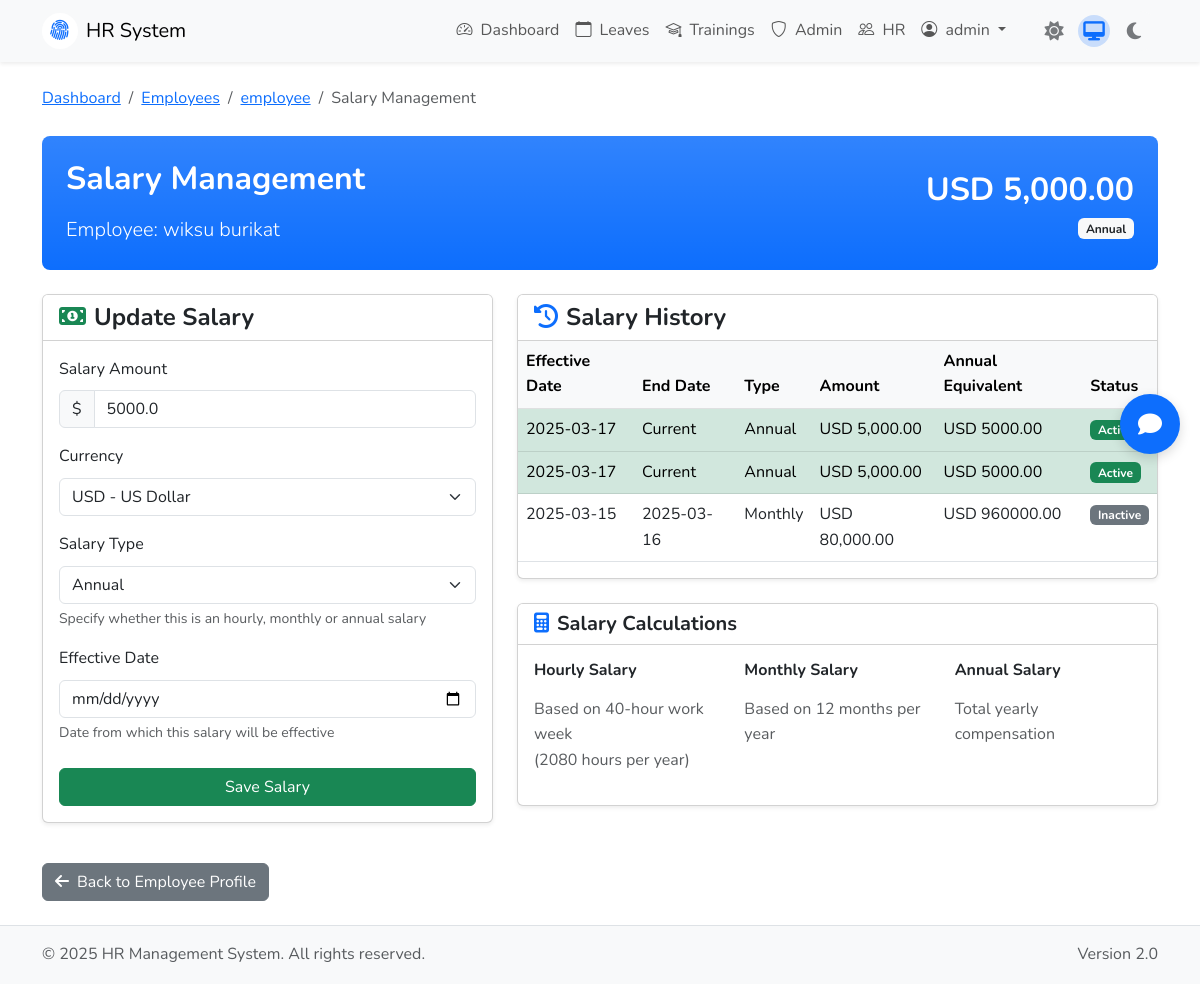
Page /employees/2/salary (signed in) on the committed database.
### models.py (models this page shows, shortened)
class User(UserMixin, db.Model):
    id = db.Column(db.Integer, primary_key=True)
    username = db.Column(db.String(80), unique=True, nullable=False)
    email = db.Column(db.String(120), unique=True, nullable=False)
    password_hash = db.Column(db.String(200), nullable=False)
    department = db.Column(db.String(100), nullable=False)
    role = db.Column(db.String(20), nullable=False, default='employee')  # 'employee', 'hr', 'admin'
    @property
    def has_complete_profile(self):
        return hasattr(self, 'profile') and self.profile is not None and \
               self.profile.first_name is not None and \
               self.profile.last_name is not None
    def get_display_name(self):
        if self.has_complete_profile:
            return self.profile.get_full_name()
        return self.username
    def is_admin(self):
        return self.role == 'admin'
    def is_hr(self):
        return self.role == 'hr'

class EmployeeProfile(db.Model):
    id = db.Column(db.Integer, primary_key=True)
    user_id = db.Column(db.Integer, db.ForeignKey('user.id'), nullable=False, unique=True)
    first_name = db.Column(db.String(50))
    last_name = db.Column(db.String(50))
    phone_number = db.Column(db.String(20))
    address = db.Column(db.String(200))
    city = db.Column(db.String(50))
    country = db.Column(db.String(50))
    bio = db.Column(db.Text)
    position = db.Column(db.String(100))
    hire_date = db.Column(db.Date)
    birth_date = db.Column(db.Date)
    cloudinary_folder = db.Column(db.String(50), default='hr_profile_pictures')  # Store folder name
    cloudinary_public_id = db.Column(db.String(255), default='default-profile')  # Store actual public_id without folder
    cloudinary_version = db.Column(db.String(20))  # Store version for cache busting
    created_at = db.Column(db.DateTime, default=datetime.utcnow)
    updated_at = db.Column(db.DateTime, default=datetime.utcnow, onupdate=datetime.utcnow)
    user = db.relationship('User', backref=db.backref('profile', lazy=True, uselist=False))
    def get_full_name(self):
        if self.first_name and self.last_name:
            return f"{self.first_name} {self.last_name}"
        return None
    @property
    def profile_image(self):
        """Compatibility property for existing code"""
        if not self.has_profile_image():
            return 'default-profile'
        return self.cloudinary_public_id

class EmployeeSalary(db.Model):
    id = db.Column(db.Integer, primary_key=True)
    employee_id = db.Column(db.Integer, db.ForeignKey('user.id'), nullable=False)
    amount = db.Column(db.Float, nullable=False)
    currency = db.Column(db.String(10), default='USD', nullable=False)
    effective_date = db.Column(db.Date, nullable=False)
    end_date = db.Column(db.Date, nullable=True)  # Null if it's the current salary
    salary_type = db.Column(db.String(20), default='monthly', nullable=False)  # monthly, annual, hourly
    created_by = db.Column(db.Integer, db.ForeignKey('user.id'), nullable=False)
    created_at = db.Column(db.DateTime, default=datetime.utcnow)
    updated_at = db.Column(db.DateTime, default=datetime.utcnow, onupdate=datetime.utcnow)
    employee = db.relationship('User', foreign_keys=[employee_id], backref=db.backref('salaries', lazy='dynamic'))
    creator = db.relationship('User', foreign_keys=[created_by])
    @property
    def is_active(self):
        return self.end_date is None or self.end_date >= datetime.now().date()
    @property
    def formatted_amount(self):
        return f"{self.currency} {self.amount:,.2f}"
    @property
    def annualized_amount(self):
        if self.salary_type == 'hourly':
            return self.amount * 40 * 52
        elif self.salary_type == 'monthly':
            return self.amount * 12
        else:  # annual
            return self.amount

### app.py (the view, shortened to what this page needs)
@app.route('/employees/<int:employee_id>/salary', methods=['GET', 'POST'])
@login_required
@hr_required
def manage_salary(employee_id):
    employee = User.query.get_or_404(employee_id)
    current_salary = EmployeeSalary.query.filter_by(
        employee_id=employee_id, end_date=None
    ).first()
    salary_history = EmployeeSalary.query.filter_by(
        employee_id=employee_id
    ).order_by(EmployeeSalary.effective_date.desc()).all()
    form = SalaryForm()
    if current_salary and request.method == 'GET':
        form.salary_type.data = current_salary.salary_type
        form.currency.data = current_salary.currency
        form.amount.data = current_salary.amount
    return render_template('employees/salary.html',
                          employee=employee,
                          current_salary=current_salary,
                          salary_history=salary_history,
                          form=form)

### templates/employees/salary.html (shortened to what this page needs)
{% extends "base.html" %}
{% block extra_css %}
<link rel="stylesheet" href="https://cdn.jsdelivr.net/npm/flatpickr/dist/flatpickr.min.css">
{% endblock %}
{% block content %}
<nav aria-label="breadcrumb" class="mb-4">
    <ol class="breadcrumb">
        <li class="breadcrumb-item"><a href="{{ url_for('dashboard') }}">Dashboard</a></li>
        <li class="breadcrumb-item"><a href="{{ url_for('employee_list') }}">Employees</a></li>
        <li class="breadcrumb-item"><a href="{{ url_for('employee_detail', employee_id=employee.id) }}">{{ employee.username }}</a></li>
        <li class="breadcrumb-item active" aria-current="page">Salary Management</li>
    </ol>
</nav>
<div class="bg-primary bg-gradient text-white p-4 rounded-3 mb-4">
    <div class="d-flex justify-content-between align-items-center">
        <div>
            <h2>Salary Management</h2>
            <p class="lead mb-0">Employee: {{ employee.get_display_name() }}</p>
        </div>
        <div class="text-end">
            {% if current_salary %}
                <div class="current-salary">{{ current_salary.formatted_amount }}</div>
                <span class="badge bg-light text-dark">{{ current_salary.salary_type.title() }}</span>
            {% else %}
                <div class="text-warning">No salary information</div>
            {% endif %}
        </div>
    </div>
</div>
<div class="row">
    <div class="col-md-5 mb-4">
        <div class="card shadow-sm">
            <div class="card-header bg-white">
                <h4 class="mb-0"><i class="fas fa-money-bill-alt me-2 text-success"></i>{{ 'Update' if current_salary else 'Add' }} Salary</h4>
            </div>
            <div class="card-body">
                <form method="POST" action="{{ url_for('manage_salary', employee_id=employee.id) }}">
                    <div class="mb-3">
                        <label class="form-label">{{ form.amount.label }}</label>
                        <div class="input-group">
                            <span class="input-group-text">$</span>
                            {{ form.amount(class="form-control") }}
                        </div>
                    </div>
                    <div class="mb-3">
                        <label class="form-label">{{ form.currency.label }}</label>
                        {{ form.currency(class="form-select") }}
                    </div>
                    <div class="mb-3">
                        <label class="form-label">{{ form.salary_type.label }}</label>
                        {{ form.salary_type(class="form-select") }}
                        <div class="form-text">
                            Specify whether this is an hourly, monthly or annual salary
                        </div>
                    </div>
                    <div class="mb-4">
                        <label class="form-label">{{ form.effective_date.label }}</label>
                        {{ form.effective_date(class="form-control datepicker") }}
                        <div class="form-text">
                            Date from which this salary will be effective
                        </div>
                    </div>
                    <div class="d-grid">
                        {{ form.submit(class="btn btn-success") }}
                    </div>
                </form>
            </div>
        </div>
    </div>
    <div class="col-md-7">
        <div class="card shadow-sm">
            <div class="card-header bg-white">
                <h4 class="mb-0"><i class="fas fa-history me-2 text-primary"></i>Salary History</h4>
            </div>
            <div class="card-body p-0">
                {% if salary_history %}
                <div class="table-responsive">
                    <table class="table">
                        <thead class="table-light">
                            <tr>
                                <th>Effective Date</th>
                                <th>End Date</th>
                                <th>Type</th>
                                <th>Amount</th>
                                <th>Annual Equivalent</th>
                                <th>Status</th>
                            </tr>
                        </thead>
                        <tbody>
                            {% for salary in salary_history %}
                            <tr class="history-item {{ 'table-success' if salary.is_active else '' }}">
                                <td>{{ salary.effective_date.strftime('%Y-%m-%d') }}</td>
                                <td>{{ salary.end_date.strftime('%Y-%m-%d') if salary.end_date else 'Current' }}</td>
                                <td>{{ salary.salary_type.title() }}</td>
                                <td>{{ salary.formatted_amount }}</td>
                                <td>{{ salary.currency }} {{ "%.2f"|format(salary.annualized_amount) }}</td>
                                <td>
                                    {% if salary.is_active %}
                                        <span class="badge bg-success">Active</span>
                                    {% else %}
                                        <span class="badge bg-secondary">Inactive</span>
                                    {% endif %}
                                </td>
                            </tr>
                            {% endfor %}
                        </tbody>
                    </table>
                </div>
                {% else %}
                <div class="text-center py-5">
                    <i class="fas fa-info-circle fa-3x text-muted mb-3"></i>
                    <h5>No salary history available</h5>
                    <p>Use the form to add salary information for this employee</p>
                </div>
                {% endif %}
            </div>
        </div>
        <div class="card mt-4 shadow-sm">
            <div class="card-header bg-white">
                <h5 class="mb-0"><i class="fas fa-calculator me-2 text-primary"></i>Salary Calculations</h5>
            </div>
            <div class="card-body">
                <div class="row">
                    <div class="col-md-4">
                        <h6>Hourly Salary</h6>
                        <p class="text-muted">Based on 40-hour work week<br>(2080 hours per year)</p>
                    </div>
                    <div class="col-md-4">
                        <h6>Monthly Salary</h6>
                        <p class="text-muted">Based on 12 months per year</p>
                    </div>
                    <div class="col-md-4">
                        <h6>Annual Salary</h6>
                        <p class="text-muted">Total yearly compensation</p>
                    </div>
                </div>
            </div>
        </div>
    </div>
</div>
<div class="mt-3">
    <a href="{{ url_for('employee_detail', employee_id=employee.id) }}" class="btn btn-secondary">
        <i class="fas fa-arrow-left me-2"></i>Back to Employee Profile
    </a>
</div>
{% endblock %}

### templates/base.html (shortened to what this page needs)
<!DOCTYPE html>
<html lang="en">
<head>
    <link href="https://cdn.jsdelivr.net/npm/bootstrap@5.3.0/dist/css/bootstrap.min.css" rel="stylesheet">
    <link rel="stylesheet" href="https://cdn.jsdelivr.net/npm/bootstrap-icons@1.10.0/font/bootstrap-icons.css">
    <link rel="stylesheet" href="https://cdnjs.cloudflare.com/ajax/libs/font-awesome/6.4.0/css/all.min.css">
    <link rel="stylesheet" href="{{ url_for('static', filename='css/ui-kit.css') }}">
    <link rel="stylesheet" href="{{ url_for('static', filename='css/theme-toggle.css') }}">
    {% block extra_css %}{% endblock %}
</head>
<body>
    <nav class="navbar navbar-expand-lg navbar-light bg-body-tertiary sticky-top shadow-sm">
        <div class="container">
            <a class="navbar-brand d-flex align-items-center" href="{{ url_for('index') }}">
                <div class="brand-icon me-2 d-flex align-items-center justify-content-center bg-white rounded-circle" style="width:36px;height:36px;">
                    <i class="bi bi-fingerprint text-primary" style="font-size:1.3rem;"></i>
                </div>
                <span>HR System</span>
            </a>
            <div class="collapse navbar-collapse" id="navbarNav">
                <ul class="navbar-nav ms-auto">
                    {% if current_user.is_authenticated %}
                    <li class="nav-item">
                        <a class="nav-link" href="{{ url_for('dashboard') }}">
                            <i class="bi bi-speedometer2 me-1"></i> Dashboard
                        </a>
                    </li>
                    <li class="nav-item">
                        <a class="nav-link" href="{{ url_for('leaves') }}">
                            <i class="bi bi-calendar me-1"></i> Leaves
                        </a>
                    </li>
                    <li class="nav-item">
                        <a class="nav-link" href="{{ url_for('trainings') }}">
                            <i class="bi bi-mortarboard me-1"></i> Trainings
                        </a>
                    </li>
                    {% if current_user.is_admin() %}
                    <li class="nav-item">
                        <a class="nav-link" href="{{ url_for('admin_dashboard') }}">
                            <i class="bi bi-shield me-1"></i> Admin
                        </a>
                    </li>
                    {% endif %}
                    {% if current_user.is_hr() or current_user.is_admin() %}
                    <li class="nav-item">
                        <a class="nav-link" href="{{ url_for('hr_dashboard') }}">
                            <i class="bi bi-people me-1"></i> HR
                        </a>
                    </li>
                    {% endif %}
                    <li class="nav-item dropdown">
                        <a class="nav-link dropdown-toggle" href="#" role="button" data-bs-toggle="dropdown">
                            <i class="bi bi-person-circle me-1"></i> {{ current_user.username }}
                        </a>
                    </li>
                    {% endif %}
                </ul>
                {% include 'components/theme_toggle.html' %}
            </div>
        </div>
    </nav>
    <div class="container my-4">
        <div id="content-wrapper">
            {% block content %}{% endblock %}
        </div>
    </div>
    <footer class="footer mt-auto py-3 bg-body-tertiary border-top">
        <div class="container">
            <div class="row">
                <div class="col-md-6 text-center text-md-start">
                    <span class="text-body-secondary">© 2025 HR Management System. All rights reserved.</span>
                </div>
                <div class="col-md-6 text-center text-md-end">
                    <span class="text-body-secondary">Version 2.0</span>
                </div>
            </div>
        </div>
    </footer>
    {% if current_user.is_authenticated %}
    {% include 'components/chatbot.html' %}
    {% endif %}
    <link rel="stylesheet" href="{{ url_for('static', filename='css/chatbot.css') }}">
</body>
</html>

### rows in the picture
User: username "admin"
User: username "employee"
EmployeeProfile: get_display_name "wiksu burikat"
EmployeeSalary: formatted_amount "USD 5,000.00", salary_type "Annual", amount "5000.0", currency "USD - US Dollar", effective_date "2025-03-17", end_date "Current", currency "USD", annualized_amount "5000.00", shows "Active"
EmployeeSalary: effective_date "2025-03-17", end_date "Current", salary_type "Annual", formatted_amount "USD 5,000.00", currency "USD", annualized_amount "5000.00", shows "Active"
EmployeeSalary: effective_date "2025-03-15", end_date "2025-03-16", salary_type "Monthly", formatted_amount "USD 80,000.00", currency "USD", annualized_amount "960000.00", shows "Inactive"

### other values in the picture
{{ 'Update' if current_salary else 'Add' }} "Update"
